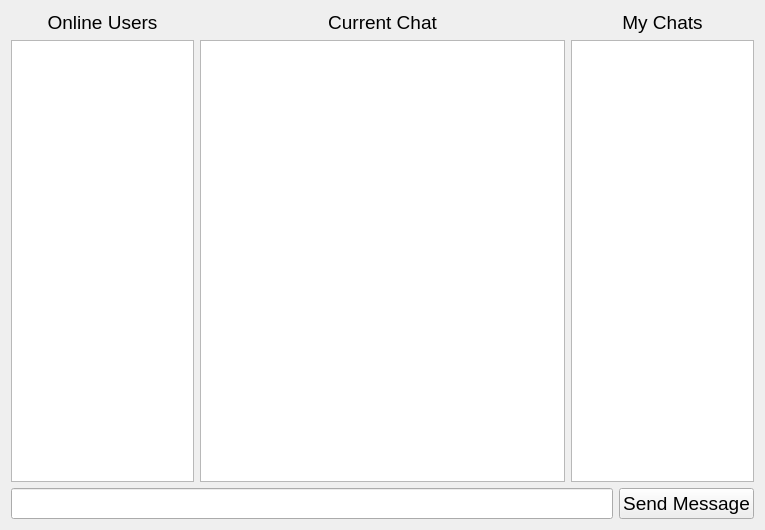
<?xml version="1.0" encoding="UTF-8"?>
<ui version="4.0">
 <class>ClientGui</class>
 <widget class="QWidget" name="ClientGui">
  <property name="geometry">
   <rect>
    <x>0</x>
    <y>0</y>
    <width>765</width>
    <height>530</height>
   </rect>
  </property>
  <property name="font">
   <font>
    <pointsize>14</pointsize>
   </font>
  </property>
  <property name="windowTitle">
   <string>Form</string>
  </property>
  <layout class="QVBoxLayout" name="verticalLayout">
   <item>
    <layout class="QHBoxLayout" name="horizontalLayout_2">
     <item>
      <widget class="QLabel" name="label">
       <property name="sizePolicy">
        <sizepolicy hsizetype="Preferred" vsizetype="Preferred">
         <horstretch>1</horstretch>
         <verstretch>0</verstretch>
        </sizepolicy>
       </property>
       <property name="text">
        <string>Online Users</string>
       </property>
       <property name="alignment">
        <set>Qt::AlignCenter</set>
       </property>
      </widget>
     </item>
     <item>
      <widget class="QLabel" name="label_2">
       <property name="sizePolicy">
        <sizepolicy hsizetype="Preferred" vsizetype="Preferred">
         <horstretch>2</horstretch>
         <verstretch>0</verstretch>
        </sizepolicy>
       </property>
       <property name="text">
        <string>Current Chat</string>
       </property>
       <property name="alignment">
        <set>Qt::AlignCenter</set>
       </property>
      </widget>
     </item>
     <item>
      <widget class="QLabel" name="label_3">
       <property name="sizePolicy">
        <sizepolicy hsizetype="Preferred" vsizetype="Preferred">
         <horstretch>1</horstretch>
         <verstretch>0</verstretch>
        </sizepolicy>
       </property>
       <property name="text">
        <string>My Chats</string>
       </property>
       <property name="alignment">
        <set>Qt::AlignCenter</set>
       </property>
      </widget>
     </item>
    </layout>
   </item>
   <item>
    <layout class="QHBoxLayout" name="horizontalLayout_3">
     <item>
      <widget class="QListWidget" name="listWidget">
       <property name="sizePolicy">
        <sizepolicy hsizetype="Expanding" vsizetype="Expanding">
         <horstretch>1</horstretch>
         <verstretch>0</verstretch>
        </sizepolicy>
       </property>
      </widget>
     </item>
     <item>
      <widget class="QListWidget" name="listWidget_2">
       <property name="sizePolicy">
        <sizepolicy hsizetype="Expanding" vsizetype="Expanding">
         <horstretch>2</horstretch>
         <verstretch>0</verstretch>
        </sizepolicy>
       </property>
      </widget>
     </item>
     <item>
      <widget class="QListWidget" name="listWidget_3">
       <property name="sizePolicy">
        <sizepolicy hsizetype="Expanding" vsizetype="Expanding">
         <horstretch>1</horstretch>
         <verstretch>0</verstretch>
        </sizepolicy>
       </property>
      </widget>
     </item>
    </layout>
   </item>
   <item>
    <layout class="QHBoxLayout" name="horizontalLayout">
     <item>
      <widget class="QLineEdit" name="lineEdit"/>
     </item>
     <item>
      <widget class="QPushButton" name="pushButton">
       <property name="cursor">
        <cursorShape>PointingHandCursor</cursorShape>
       </property>
       <property name="text">
        <string>Send Message</string>
       </property>
      </widget>
     </item>
    </layout>
   </item>
  </layout>
 </widget>
 <resources/>
 <connections/>
</ui>
